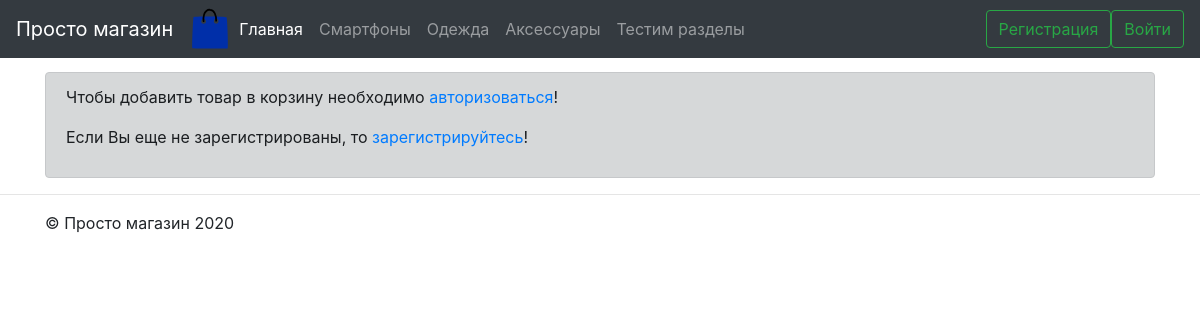
Page /cart/ on the committed database.
### app/models.py (models this page shows)
class Section(models.Model):
    name = models.CharField(max_length=50, verbose_name='Название')
    slug = models.CharField(null=True, blank=True, max_length=80, verbose_name='Название на английском (для ссылки)')
    class Meta:
        verbose_name = 'Раздел'
        verbose_name_plural = 'Разделы'
    def __str__(self):
        return self.name

### app/views.py (the view)
# urls.py: path('cart/', views.show_cart_view, name='cart'),
def show_cart_view(request):
    template = 'app/cart.html'
    if request.user.is_authenticated:
        this_user = request.user
        try:
            actual_order = Order.objects.prefetch_related('products').only('products__name', 'products__description', 'products__price').get(customer=this_user, complete=False)
        except ObjectDoesNotExist:
            actual_order = Order.objects.prefetch_related('products').only('products__name', 'products__description', 'products__price').create(customer=this_user, total=0, complete=False)
        if request.method == 'POST':
            actual_order.complete = True
            actual_order.save()
            Order.objects.prefetch_related('products').only('products__name', 'products__description', 'products__price').create(customer=this_user, total=0, complete=False)
            context = {
                'msg': 'Ваш заказ оформлен!'
            }
        else:
            product_order_relation = OrderProductRelation.objects.filter(order=actual_order).select_related('product')
            number_of_items = len(product_order_relation)
            items = []
            for item in product_order_relation:
                items.append({'product': item.product, 'amount': item.amount, 'total': item.total})
            context = {
                'number_of_items': number_of_items,
                'items': items,
                'total': actual_order.total,
                'order_id': actual_order.id
            }
    else:
        context = {}
    return render(request, template, context)

### app/context_processors.py (called while the page is built)
def navbar(request):
    sections = Section.objects.all()
    return {'navbar_sections': sections}

### app/templates/app/cart.html (shortened to what this page needs)
{% extends "base.html" %}
{% load static %}
{% block content %}
<div class="container mt-3">
  {% if request.user.is_authenticated %}
    {% if number_of_items > 0 %}
      <div class="row">
        <div class="col-lg-6 col-md-9 col-sm-12 order-md-2 mb-4">
          <h4 class="d-flex justify-content-between align-items-center mb-3">
            <span class="text-muted">Ваша корзина</span>
            <span class="badge badge-secondary badge-pill">{{ number_of_items }}</span>
          </h4>
          <ul class="list-group mb-3">
            {% for item in items %}
              <li class="list-group-item d-flex justify-content-between lh-condensed">
                <div>
                  <h6 class="my-0">{{ item.product.name }}</h6>
                  <small class="text-muted">{{ item.product.description }}</small>
                </div>
                <div class="text-right">
                  <small class="text-muted">{{ item.product.price }} руб.</small> &#735; <span class="font-weight-bold">{{ item.amount }}</span><br>
                  <small>= {{ item.total }} руб.</small>
                </div>
              </li>
            {% endfor %}
          </ul>
          <h4 class="d-flex justify-content-between align-items-center mb-3">
            <span class="text-muted">Итого:</span>
            <span class="text-primary font-weight-bold">{{ total }} руб.</span>
          </h4>
          <form class="card p-2" action="" method="POST">
            {% csrf_token %}
            <input type="text" name="order_id" value="{{ order_id }}" hidden>
            <button type="submit" class="btn btn-secondary">Заказать</button>
          </form>
        </div>
      </div>
    {% else %}
      {% if msg %}
        <div class="alert alert-dark" role="alert">
          {{ msg }}
        </div>
      {% else %}
        <div class="alert alert-dark" role="alert">
          Корзина пуста!
        </div>
      {% endif %}
    {% endif %}
  {% else %}
    <div class="alert alert-dark" role="alert">
      <p>Чтобы добавить товар в корзину необходимо <a href="/login/">авторизоваться</a>!</p>
      <p>Если Вы еще не зарегистрированы, то <a href="/signup/">зарегистрируйтесь</a>!</p>
    </div>
  {% endif %}
</div>
{% endblock %}

### app/templates/base.html (shortened to what this page needs)
<!DOCTYPE html>{% load static %}
<html lang="en">
<head>
    <link rel="stylesheet" href="{% static 'css/bootstrap.min.css' %}">
    <link rel="stylesheet" href="{% static 'css/main.css' %}">
</head>
<body class="" data-gr-c-s-loaded="true">
<nav class="navbar navbar-expand-md navbar-dark fixed-top bg-dark">
  <a class="navbar-brand" href="/">Просто магазин</a>
  <img src="../../media/logo.svg" alt="" width="42" height="42">
  <div class="collapse navbar-collapse" id="navbarsExampleDefault">
    <ul class="navbar-nav mr-auto">
      <li class="nav-item active">
        <a class="nav-link" href="/">
          Главная</a>
      </li>
      {% for section in navbar_sections %}
        <li class="nav-item">
          <a class="nav-link" href="/{{ section.slug }}/">{{ section }}</a>
        </li>
      {% endfor %}
    </ul>
    {% if request.user.is_authenticated %}
      <div class="mr-3 text-secondary">Здравсвуйте, {{ user.first_name }}!</div>
      <a class="btn btn-outline-success my-2 my-sm-0" role="button"
         href="/cart/">
        Корзина</a>
      <a class="btn btn-outline-success my-2 my-sm-0" role="button"
         href="{% url 'logout' %}">
        Выйти</a>
    {% else %}
      <a class="btn btn-outline-success my-2 my-sm-0" role="button"
         href="{% url 'signup' %}">
        Регистрация</a>
      <a class="btn btn-outline-success my-2 my-sm-0" role="button"
         href="{% url 'login' %}">
        Войти</a>
    {% endif %}
  </div>
</nav>
{% block content %}{% endblock %}
<hr>
<footer class="container">
  <p>© Просто магазин 2020</p>
</footer>
</body>
</html>

### rows in the picture
Section: name "Смартфоны"
Section: name "Одежда"
Section: name "Аксессуары"
Section: name "Тестим разделы"
